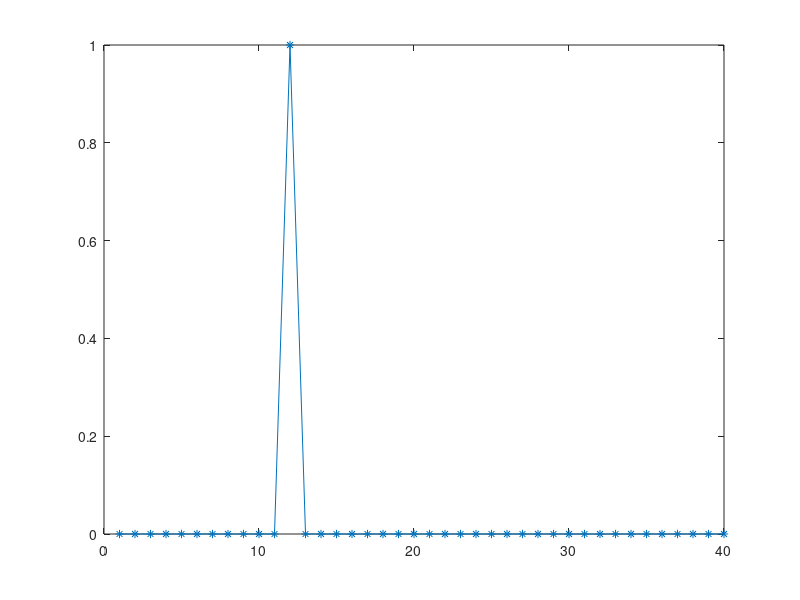

MATLAB code for this plot:
function temple_abm_mexican_wave_alternative
%TEMPLE_ABM_MEXICAN_WAVE_ALTERNATIVE
%   Model for a Mexican wave in a sports stadium, generated by
%   spectators who stand up and sit down to create the wave as
%   an emergent structure. The provided model is very simple
%   and should be improved. Model: 0=sitting; 1=standing.
%   Update rule: if sitting and left neighbor standing, then
%   stand up; if standing, then sit down.
%
%   This file does the same as TEMPLE_ABM_MEXICAN_WAVE,
%   however in an alternative fashion: the update rule is done
%   in a non-vectorized fashion, and plotting is done
%   graphically.
%
% 01/2016 by Benjamin Seibold
%            http://www.math.temple.edu/~seibold/

% Parameters
n = 40; % number of agents

% Initialization
x = double(1:n==round(n/3)); % a single agent is standing up

% Computation
for j = 1:80 % time loop
    % Plotting
    clf
    plot(1:n,x,'*-')
    % Update rule
    x0 = x; % create a copy of state vector
    xs = x([end 1:end-1]); % left-shifted copy of state vector
    for i = 1:n % loop over state vector elements
        if x0(i)==0&&xs(i)==1 % if 0 & left neighbor 1,
            x(i) = 1; % become 1
        elseif x0(i)==1 % if 1,
            x(i) = 0; % become 0
        end
    end
    pause
end
